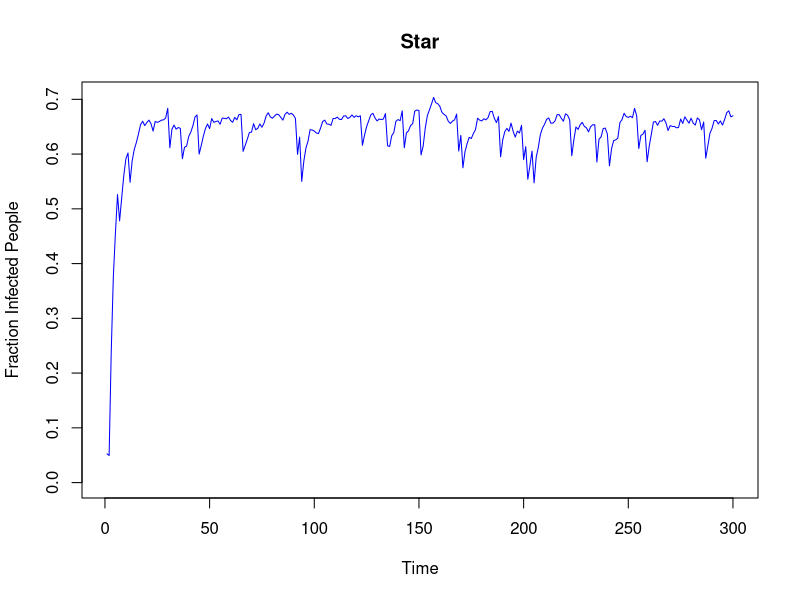
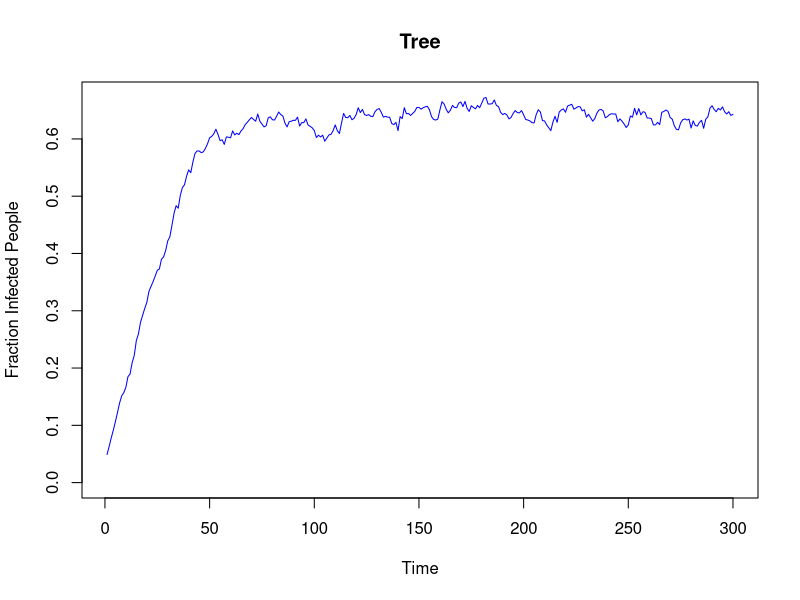
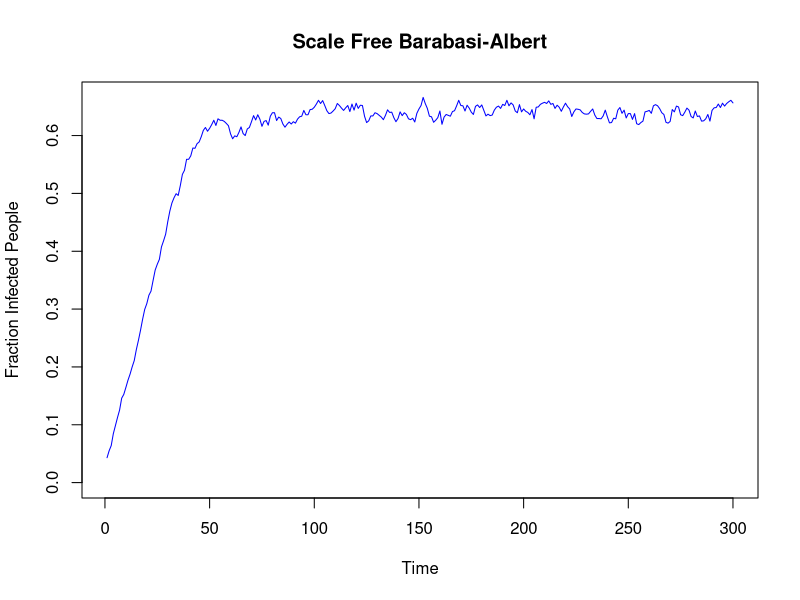
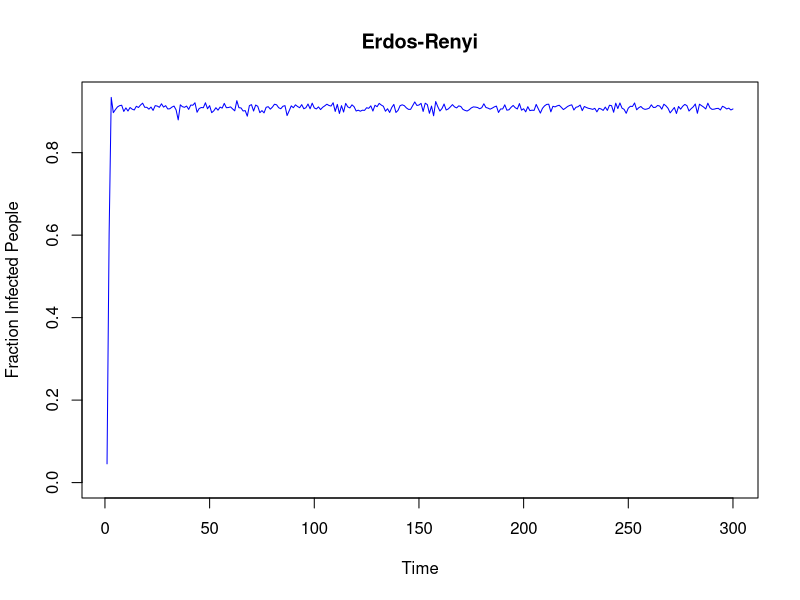
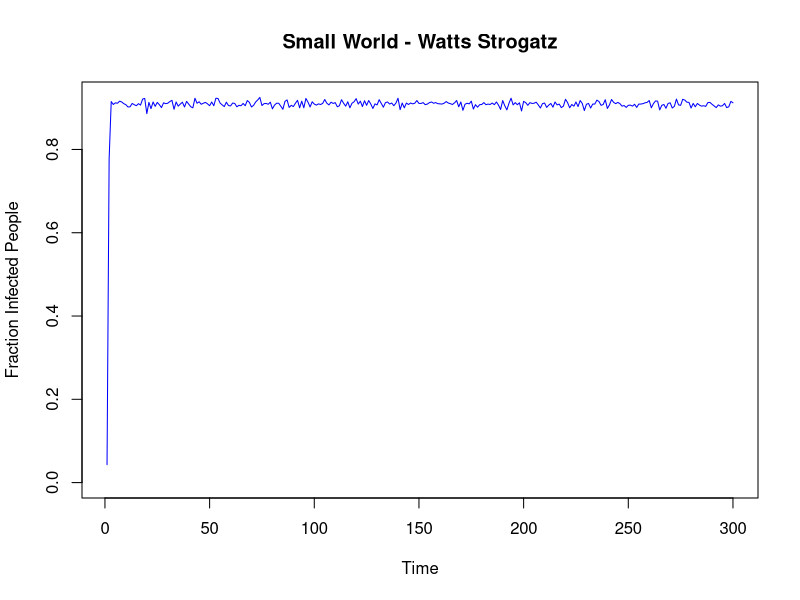
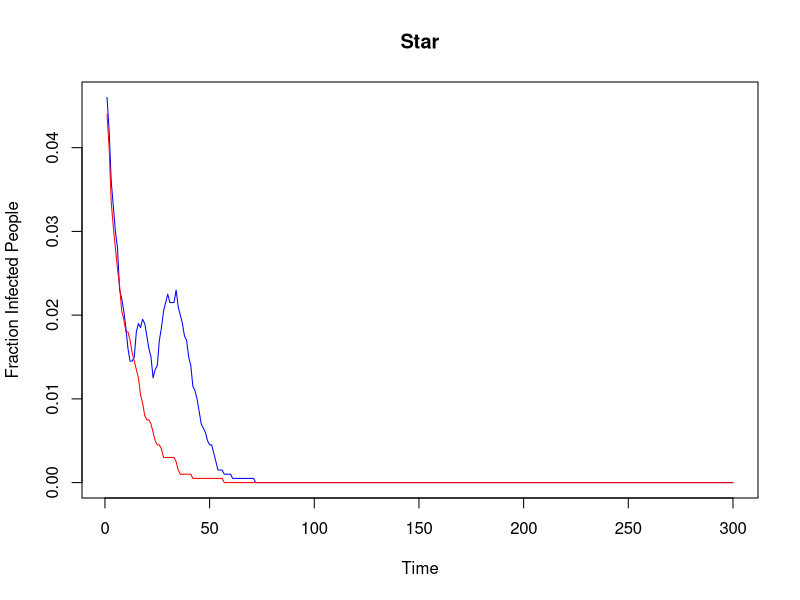
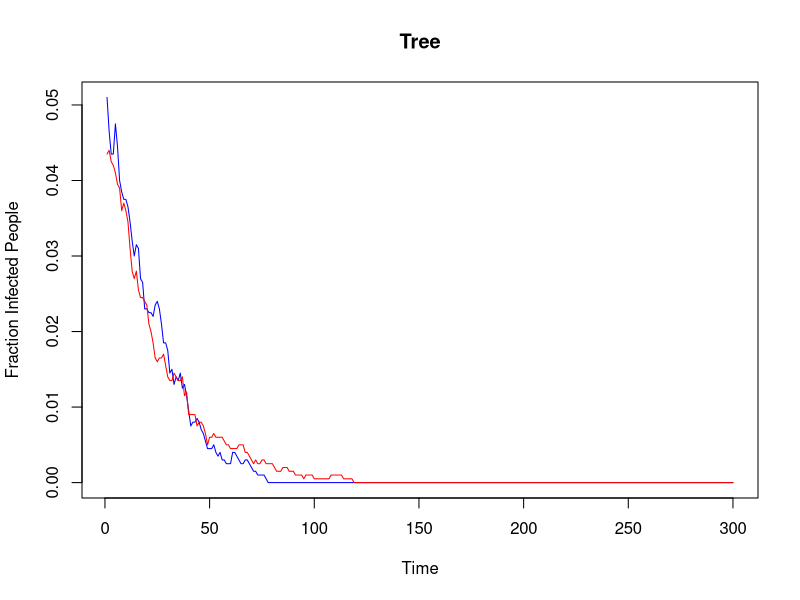
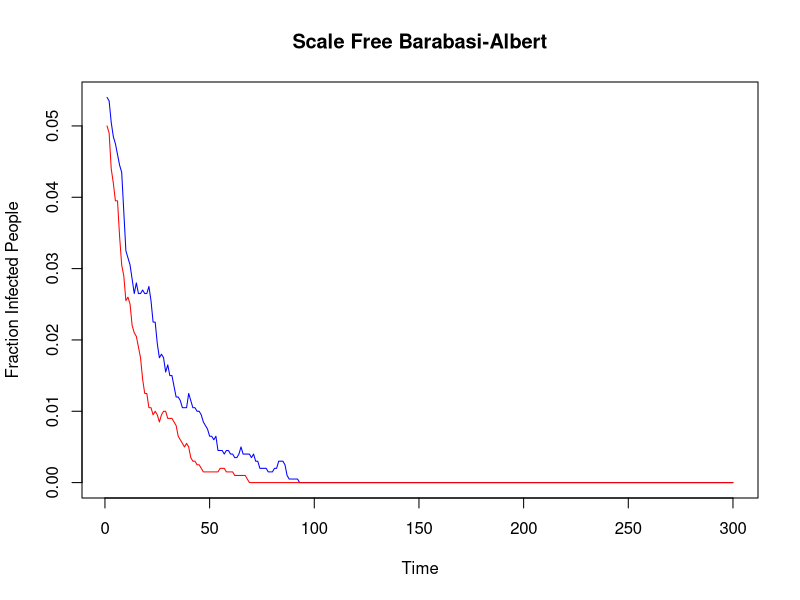

The R source for these figures, in order:
######################################################
## Authors: Juan Pablo Royo Sales & Francesc Roy
## Title: Homework 7
## Dae: 2020-12-28
####################################################

require("igraph")
require("Matrix")

setwd("~/Projects/upc/upc-miri/csn/homeworks/homework_7/code")

eigen_value_mnax <- function(graph){
  max(abs(eigen(as_adj(graph))$values))
}

run_virus_simulation <- function(adj_matrix_graph,initial_infected,tmax,beta,gamma){
  n <- length(initial_infected)
  adj_matrix_in_time <- matrix(nrow=tmax,ncol=n)
  adj_matrix_in_time[1,] <- initial_infected
  for(i in 2:tmax){
    previous_state <- adj_matrix_in_time[i-1,]
    infected_vector <- adj_matrix_graph%*%previous_state
    infected <- infected_vector > rgeom(n,beta)
    recovered <- as.logical(rbinom(n=n,size=1,prob=gamma)*previous_state) 
    adj_matrix_in_time[i,] <- as.logical((previous_state | infected) & !recovered) 
  }
  return (adj_matrix_in_time)
}

fraction_infected_people <- function(sim){
  infected <- c()
  for(i in 1:length(sim[,1])){
    infected[i] <- length(which(sim[i,]==T))
  }
  return (infected)
}

run_simulation <- function(graph,beta,gamma,p0,tmax){
  infect_init <- sample(c(1,0),length(V(graph)),replace=T,prob=c(p0,1-p0))
  virus_simulation <- run_virus_simulation(as_adj(graph),infect_init,tmax,beta,gamma)
  return (fraction_infected_people(virus_simulation)/length(V(graph)))
}

plot_infected <- function(y_vals, graph_name){
  plot(y_vals, ylim = c(0,max(y_vals)),
       main=graph_name,
       xlab="Time",
       ylab="Fraction Infected People",
       type="l",
       col="blue",
       pch=5)
}

search_threshold <- function(graph,name,gamma,epsilon,threshold){
  p_0 <- 0.05
  t_max <- 300
  beta <- gamma*threshold
  beta_slightly_above <- min(1,beta*(1+epsilon))
  beta_slightly_bellow <- max(0,beta*(1-epsilon))
  
  y_vals <- run_simulation(graph,beta=beta_slightly_above,gamma,p_0,t_max)
  plot_infected(y_vals, name)

  simulate_low <- run_simulation(graph,beta=beta_slightly_bellow,gamma,p_0,t_max)
  lines(simulate_low, col="red", pch=5)
  
  return (c(round(beta_slightly_bellow,4),round(beta_slightly_above,4),round(gamma,4)))
}

task_1 <- function(graphs, names, beta, gamma, t_max){
  for(i in 1:length(names)){
    y_vals <- run_simulation(graphs[[i]],beta,gamma,0.05,t_max)
    plot_infected(y_vals, names[i])
  }
}

task_2 <- function(graphs, names){
  set.seed(15)
  epsilon <- 0.1
  gamma <- 0.1
  thresholds = 1/sapply(graphs,eigen_value_mnax)
  df<-data.frame("Low Beta" = double(), "High Beta" = double(), "Gamma" = double())
  for(i in 1:length(names)){
    df[i,] <- search_threshold(graphs[[i]],names[i],gamma,epsilon,thresholds[[i]])
  }
  rownames(df) <- names
  print.data.frame(df)
}

main <- function(){
  
  set.seed(3)
  n <- 2000
  tree <- make_tree(n,children=2,mode = c("undirected"))
  star <- make_star(n,mode=c("undirected"))
  scale_free_barabasi <- barabasi.game(n,.05,directed=F)
  erdos_renyi <- erdos.renyi.game(n,p=0.05,directed = F)
  watts_strogatz <- sample_smallworld(1, n, 80, 0.05)
  
  graphs <- list(star, tree, scale_free_barabasi, erdos_renyi, watts_strogatz)
  names <- c("Star", "Tree","Scale Free Barabasi-Albert","Erdos-Renyi","Small World - Watts Strogatz")

  beta <- 0.2
  gamma <- 0.1
  t_max <- 300
  print(paste("Running Task 1: Fixed Beta and Gamma parameters. Beta:", beta, " - Gamma:", gamma, " - Tmax:", t_max))
  task_1(graphs, names, beta, gamma, t_max)
  
  print(paste("Running Task 2: Try to find threshold"))
  task_2(graphs, names)

}

main()


